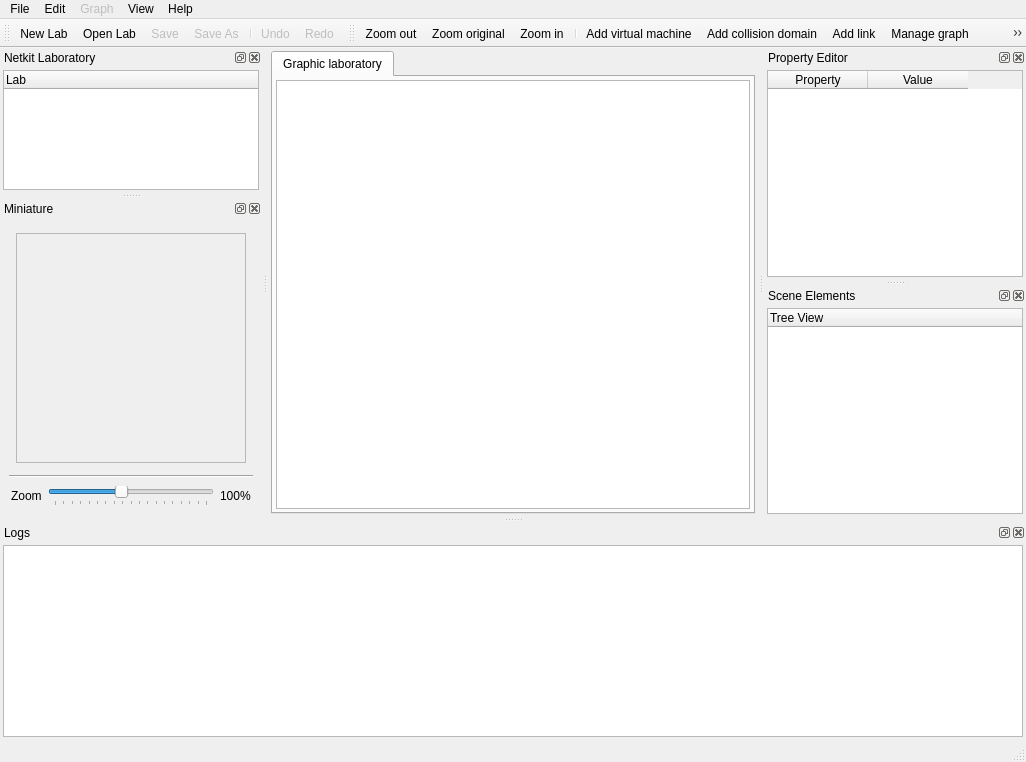
<ui version="4.0" >
 <class>NetkitMainWindow</class>
 <widget class="QMainWindow" name="NetkitMainWindow" >
  <property name="geometry" >
   <rect>
    <x>0</x>
    <y>0</y>
    <width>1026</width>
    <height>762</height>
   </rect>
  </property>
  <property name="windowTitle" >
   <string>Visual Netkit</string>
  </property>
  <property name="dockOptions" >
   <set>QMainWindow::AllowTabbedDocks|QMainWindow::AnimatedDocks|QMainWindow::VerticalTabs</set>
  </property>
  <widget class="QWidget" name="centralwidget" >
   <property name="geometry" >
    <rect>
     <x>268</x>
     <y>71</y>
     <width>490</width>
     <height>464</height>
    </rect>
   </property>
   <layout class="QVBoxLayout" >
    <property name="spacing" >
     <number>3</number>
    </property>
    <property name="margin" >
     <number>3</number>
    </property>
    <item>
     <widget class="QTabWidget" name="centralTabWidget" >
      <property name="currentIndex" >
       <number>0</number>
      </property>
      <widget class="QWidget" name="tabGraphic" >
       <property name="geometry" >
        <rect>
         <x>0</x>
         <y>0</y>
         <width>480</width>
         <height>428</height>
        </rect>
       </property>
       <attribute name="title" >
        <string>Graphic laboratory</string>
       </attribute>
       <layout class="QVBoxLayout" >
        <property name="spacing" >
         <number>0</number>
        </property>
        <property name="margin" >
         <number>3</number>
        </property>
        <item>
         <widget class="GraphicsView" name="graphicsView" />
        </item>
       </layout>
      </widget>
     </widget>
    </item>
   </layout>
  </widget>
  <widget class="QMenuBar" name="menubar" >
   <property name="geometry" >
    <rect>
     <x>0</x>
     <y>0</y>
     <width>1026</width>
     <height>32</height>
    </rect>
   </property>
   <widget class="QMenu" name="menuFile" >
    <property name="title" >
     <string>File</string>
    </property>
    <widget class="QMenu" name="menuRecent_Labs" >
     <property name="title" >
      <string>Recent Labs</string>
     </property>
     <addaction name="separator" />
     <addaction name="actionClearMenu" />
    </widget>
    <addaction name="actionNewLab" />
    <addaction name="actionOpenLab" />
    <addaction name="menuRecent_Labs" />
    <addaction name="separator" />
    <addaction name="actionSave" />
    <addaction name="actionSaveAs" />
    <addaction name="separator" />
    <addaction name="actionCloseLab" />
    <addaction name="separator" />
    <addaction name="actionQuit" />
   </widget>
   <widget class="QMenu" name="menuEdit" >
    <property name="title" >
     <string>Edit</string>
    </property>
    <addaction name="actionUndo" />
    <addaction name="actionRedo" />
    <addaction name="separator" />
   </widget>
   <widget class="QMenu" name="menuGraph" >
    <property name="enabled" >
     <bool>false</bool>
    </property>
    <property name="title" >
     <string>Graph</string>
    </property>
    <widget class="QMenu" name="menuZoom" >
     <property name="title" >
      <string>Zoom</string>
     </property>
     <addaction name="actionZoomIn" />
     <addaction name="actionZoomOut" />
     <addaction name="actionZoomOriginal" />
    </widget>
    <widget class="QMenu" name="menuExportAs" >
     <property name="title" >
      <string>Export as...</string>
     </property>
     <addaction name="actionSVGImage" />
     <addaction name="actionPDFImage" />
     <addaction name="actionPNGImage" />
    </widget>
    <widget class="QMenu" name="menuSize" >
     <property name="title" >
      <string>Scene size</string>
     </property>
     <addaction name="actionSmall" />
     <addaction name="actionNormal" />
     <addaction name="actionBig" />
     <addaction name="actionHuge" />
    </widget>
    <addaction name="menuZoom" />
    <addaction name="menuSize" />
    <addaction name="separator" />
    <addaction name="actionAddVirtualMachine" />
    <addaction name="actionAddCollisionDomain" />
    <addaction name="actionAddLink" />
    <addaction name="actionManageGraph" />
    <addaction name="actionSelectionTool" />
    <addaction name="separator" />
    <addaction name="menuExportAs" />
   </widget>
   <widget class="QMenu" name="menuHelp" >
    <property name="title" >
     <string>Help</string>
    </property>
    <addaction name="actionAbout_Visual_Netkit" />
   </widget>
   <widget class="QMenu" name="menuView" >
    <property name="title" >
     <string>View</string>
    </property>
   </widget>
   <addaction name="menuFile" />
   <addaction name="menuEdit" />
   <addaction name="menuGraph" />
   <addaction name="menuView" />
   <addaction name="menuHelp" />
  </widget>
  <widget class="QStatusBar" name="statusbar" >
   <property name="geometry" >
    <rect>
     <x>0</x>
     <y>737</y>
     <width>1026</width>
     <height>25</height>
    </rect>
   </property>
  </widget>
  <widget class="QToolBar" name="toolBarGeneralActions" >
   <property name="geometry" >
    <rect>
     <x>0</x>
     <y>32</y>
     <width>228</width>
     <height>39</height>
    </rect>
   </property>
   <property name="windowTitle" >
    <string>General Toolbar</string>
   </property>
   <attribute name="toolBarArea" >
    <enum>TopToolBarArea</enum>
   </attribute>
   <attribute name="toolBarBreak" >
    <bool>false</bool>
   </attribute>
   <addaction name="actionNewLab" />
   <addaction name="actionOpenLab" />
   <addaction name="actionSave" />
   <addaction name="actionSaveAs" />
   <addaction name="separator" />
   <addaction name="actionUndo" />
   <addaction name="actionRedo" />
  </widget>
  <widget class="QDockWidget" name="dockLab" >
   <property name="geometry" >
    <rect>
     <x>0</x>
     <y>71</y>
     <width>262</width>
     <height>123</height>
    </rect>
   </property>
   <property name="floating" >
    <bool>false</bool>
   </property>
   <property name="features" >
    <set>QDockWidget::AllDockWidgetFeatures</set>
   </property>
   <property name="allowedAreas" >
    <set>Qt::AllDockWidgetAreas</set>
   </property>
   <property name="windowTitle" >
    <string>Netkit Laboratory</string>
   </property>
   <attribute name="dockWidgetArea" >
    <number>1</number>
   </attribute>
   <widget class="QWidget" name="dockWidgetContents" >
    <property name="geometry" >
     <rect>
      <x>0</x>
      <y>23</y>
      <width>262</width>
      <height>100</height>
     </rect>
    </property>
    <layout class="QVBoxLayout" >
     <property name="margin" >
      <number>3</number>
     </property>
     <item>
      <widget class="QTreeWidget" name="labTree" >
       <property name="frameShape" >
        <enum>QFrame::StyledPanel</enum>
       </property>
       <property name="frameShadow" >
        <enum>QFrame::Sunken</enum>
       </property>
       <property name="columnCount" >
        <number>1</number>
       </property>
       <column>
        <property name="text" >
         <string>Lab</string>
        </property>
       </column>
      </widget>
     </item>
    </layout>
   </widget>
  </widget>
  <widget class="QDockWidget" name="dockProperty" >
   <property name="geometry" >
    <rect>
     <x>764</x>
     <y>71</y>
     <width>262</width>
     <height>229</height>
    </rect>
   </property>
   <property name="allowedAreas" >
    <set>Qt::AllDockWidgetAreas</set>
   </property>
   <property name="windowTitle" >
    <string>Property Editor</string>
   </property>
   <attribute name="dockWidgetArea" >
    <number>2</number>
   </attribute>
   <widget class="QWidget" name="dockWidgetContents_4" >
    <property name="geometry" >
     <rect>
      <x>0</x>
      <y>23</y>
      <width>262</width>
      <height>206</height>
     </rect>
    </property>
    <layout class="QVBoxLayout" >
     <property name="margin" >
      <number>3</number>
     </property>
     <item>
      <widget class="QTableWidget" name="propertyTable" >
       <property name="alternatingRowColors" >
        <bool>true</bool>
       </property>
       <property name="showGrid" >
        <bool>true</bool>
       </property>
       <property name="wordWrap" >
        <bool>false</bool>
       </property>
       <column>
        <property name="text" >
         <string>Property</string>
        </property>
       </column>
       <column>
        <property name="text" >
         <string>Value</string>
        </property>
       </column>
      </widget>
     </item>
    </layout>
   </widget>
  </widget>
  <widget class="QDockWidget" name="dockMiniature" >
   <property name="geometry" >
    <rect>
     <x>0</x>
     <y>200</y>
     <width>262</width>
     <height>335</height>
    </rect>
   </property>
   <property name="maximumSize" >
    <size>
     <width>16777215</width>
     <height>16777215</height>
    </size>
   </property>
   <property name="windowTitle" >
    <string>Miniature</string>
   </property>
   <attribute name="dockWidgetArea" >
    <number>1</number>
   </attribute>
   <widget class="QWidget" name="dockWidgetContents_6" >
    <property name="geometry" >
     <rect>
      <x>0</x>
      <y>23</y>
      <width>262</width>
      <height>312</height>
     </rect>
    </property>
    <layout class="QVBoxLayout" >
     <item>
      <layout class="QHBoxLayout" >
       <property name="margin" >
        <number>6</number>
       </property>
       <item>
        <widget class="QGraphicsView" name="labMiniature" >
         <property name="enabled" >
          <bool>false</bool>
         </property>
         <property name="minimumSize" >
          <size>
           <width>230</width>
           <height>230</height>
          </size>
         </property>
         <property name="maximumSize" >
          <size>
           <width>230</width>
           <height>230</height>
          </size>
         </property>
        </widget>
       </item>
      </layout>
     </item>
     <item>
      <widget class="Line" name="line" >
       <property name="orientation" >
        <enum>Qt::Horizontal</enum>
       </property>
      </widget>
     </item>
     <item>
      <layout class="QHBoxLayout" >
       <property name="margin" >
        <number>2</number>
       </property>
       <item>
        <widget class="QLabel" name="label" >
         <property name="text" >
          <string>Zoom</string>
         </property>
        </widget>
       </item>
       <item>
        <widget class="QSlider" name="zoomSlider" >
         <property name="minimum" >
          <number>20</number>
         </property>
         <property name="maximum" >
          <number>200</number>
         </property>
         <property name="singleStep" >
          <number>10</number>
         </property>
         <property name="value" >
          <number>99</number>
         </property>
         <property name="orientation" >
          <enum>Qt::Horizontal</enum>
         </property>
         <property name="tickPosition" >
          <enum>QSlider::TicksBelow</enum>
         </property>
         <property name="tickInterval" >
          <number>10</number>
         </property>
        </widget>
       </item>
       <item>
        <widget class="QLabel" name="zoomLabel" >
         <property name="text" >
          <string>100%</string>
         </property>
        </widget>
       </item>
      </layout>
     </item>
     <item>
      <spacer>
       <property name="orientation" >
        <enum>Qt::Vertical</enum>
       </property>
       <property name="sizeHint" stdset="0" >
        <size>
         <width>20</width>
         <height>40</height>
        </size>
       </property>
      </spacer>
     </item>
    </layout>
   </widget>
  </widget>
  <widget class="QDockWidget" name="dockTreeView" >
   <property name="geometry" >
    <rect>
     <x>764</x>
     <y>306</y>
     <width>262</width>
     <height>229</height>
    </rect>
   </property>
   <property name="windowTitle" >
    <string>Scene Elements</string>
   </property>
   <attribute name="dockWidgetArea" >
    <number>2</number>
   </attribute>
   <widget class="QWidget" name="dockWidgetContents_2" >
    <property name="geometry" >
     <rect>
      <x>0</x>
      <y>23</y>
      <width>262</width>
      <height>206</height>
     </rect>
    </property>
    <layout class="QVBoxLayout" >
     <property name="margin" >
      <number>3</number>
     </property>
     <item>
      <widget class="QTreeWidget" name="sceneTree" >
       <property name="iconSize" >
        <size>
         <width>32</width>
         <height>32</height>
        </size>
       </property>
       <property name="columnCount" >
        <number>1</number>
       </property>
       <column>
        <property name="text" >
         <string>Tree View</string>
        </property>
       </column>
      </widget>
     </item>
    </layout>
   </widget>
  </widget>
  <widget class="QDockWidget" name="dockLog" >
   <property name="geometry" >
    <rect>
     <x>0</x>
     <y>541</y>
     <width>1026</width>
     <height>196</height>
    </rect>
   </property>
   <property name="floating" >
    <bool>false</bool>
   </property>
   <property name="windowTitle" >
    <string>Logs</string>
   </property>
   <attribute name="dockWidgetArea" >
    <number>8</number>
   </attribute>
   <widget class="QWidget" name="dockWidgetContents_3" >
    <property name="geometry" >
     <rect>
      <x>0</x>
      <y>23</y>
      <width>1026</width>
      <height>173</height>
     </rect>
    </property>
    <layout class="QVBoxLayout" >
     <property name="margin" >
      <number>3</number>
     </property>
     <item>
      <widget class="QTextEdit" name="logText" >
       <property name="cursor" stdset="0" >
        <cursorShape>ArrowCursor</cursorShape>
       </property>
       <property name="mouseTracking" >
        <bool>false</bool>
       </property>
       <property name="contextMenuPolicy" >
        <enum>Qt::DefaultContextMenu</enum>
       </property>
       <property name="acceptDrops" >
        <bool>false</bool>
       </property>
       <property name="undoRedoEnabled" >
        <bool>false</bool>
       </property>
       <property name="readOnly" >
        <bool>true</bool>
       </property>
      </widget>
     </item>
    </layout>
   </widget>
  </widget>
  <widget class="QToolBar" name="toolBarDrawing" >
   <property name="enabled" >
    <bool>true</bool>
   </property>
   <property name="geometry" >
    <rect>
     <x>228</x>
     <y>32</y>
     <width>798</width>
     <height>39</height>
    </rect>
   </property>
   <property name="windowTitle" >
    <string>Drawing Toolbar</string>
   </property>
   <attribute name="toolBarArea" >
    <enum>TopToolBarArea</enum>
   </attribute>
   <attribute name="toolBarBreak" >
    <bool>false</bool>
   </attribute>
   <addaction name="actionZoomOut" />
   <addaction name="actionZoomOriginal" />
   <addaction name="actionZoomIn" />
   <addaction name="separator" />
   <addaction name="actionAddVirtualMachine" />
   <addaction name="actionAddCollisionDomain" />
   <addaction name="actionAddLink" />
   <addaction name="actionManageGraph" />
   <addaction name="actionSelectionTool" />
  </widget>
  <action name="actionNetkit_Lab" >
   <property name="checkable" >
    <bool>true</bool>
   </property>
   <property name="checked" >
    <bool>true</bool>
   </property>
   <property name="text" >
    <string>Netkit Lab</string>
   </property>
  </action>
  <action name="actionMiniature" >
   <property name="checkable" >
    <bool>true</bool>
   </property>
   <property name="checked" >
    <bool>true</bool>
   </property>
   <property name="text" >
    <string>Miniature</string>
   </property>
  </action>
  <action name="actionProperty_Editor" >
   <property name="checkable" >
    <bool>true</bool>
   </property>
   <property name="checked" >
    <bool>true</bool>
   </property>
   <property name="text" >
    <string>Property Editor</string>
   </property>
  </action>
  <action name="actionTree_View" >
   <property name="checkable" >
    <bool>true</bool>
   </property>
   <property name="checked" >
    <bool>true</bool>
   </property>
   <property name="text" >
    <string>Tree View</string>
   </property>
  </action>
  <action name="actionLog_Panel" >
   <property name="checkable" >
    <bool>true</bool>
   </property>
   <property name="text" >
    <string>Log Panel</string>
   </property>
  </action>
  <action name="actionAbout_Visual_Netkit" >
   <property name="text" >
    <string>About Visual Netkit</string>
   </property>
  </action>
  <action name="actionNewLab" >
   <property name="icon" >
    <iconset resource="../resources/VisualNetkit.qrc" >
     <normaloff>:/menu/new_icon</normaloff>:/menu/new_icon</iconset>
   </property>
   <property name="text" >
    <string>New Lab</string>
   </property>
   <property name="shortcut" >
    <string>Ctrl+N</string>
   </property>
  </action>
  <action name="actionOpenLab" >
   <property name="icon" >
    <iconset resource="../resources/VisualNetkit.qrc" >
     <normaloff>:/menu/open_icon</normaloff>:/menu/open_icon</iconset>
   </property>
   <property name="text" >
    <string>Open Lab</string>
   </property>
   <property name="shortcut" >
    <string>Ctrl+O</string>
   </property>
  </action>
  <action name="actionClearMenu" >
   <property name="text" >
    <string>Clear Menu</string>
   </property>
  </action>
  <action name="actionSave" >
   <property name="enabled" >
    <bool>false</bool>
   </property>
   <property name="icon" >
    <iconset resource="../resources/VisualNetkit.qrc" >
     <normaloff>:/menu/save_icon</normaloff>:/menu/save_icon</iconset>
   </property>
   <property name="text" >
    <string>Save</string>
   </property>
   <property name="shortcut" >
    <string>Ctrl+S</string>
   </property>
  </action>
  <action name="actionSaveAs" >
   <property name="enabled" >
    <bool>false</bool>
   </property>
   <property name="icon" >
    <iconset resource="../resources/VisualNetkit.qrc" >
     <normaloff>:/menu/save_as_icon</normaloff>:/menu/save_as_icon</iconset>
   </property>
   <property name="text" >
    <string>Save As...</string>
   </property>
  </action>
  <action name="actionCloseLab" >
   <property name="enabled" >
    <bool>false</bool>
   </property>
   <property name="icon" >
    <iconset resource="../resources/VisualNetkit.qrc" >
     <normaloff>:/menu/close_icon</normaloff>:/menu/close_icon</iconset>
   </property>
   <property name="text" >
    <string>Close Lab</string>
   </property>
   <property name="shortcut" >
    <string>Ctrl+W</string>
   </property>
  </action>
  <action name="actionQuit" >
   <property name="icon" >
    <iconset resource="../resources/VisualNetkit.qrc" >
     <normaloff>:/menu/quit_icon</normaloff>:/menu/quit_icon</iconset>
   </property>
   <property name="text" >
    <string>Quit</string>
   </property>
   <property name="shortcut" >
    <string>Ctrl+Q</string>
   </property>
   <property name="menuRole" >
    <enum>QAction::QuitRole</enum>
   </property>
  </action>
  <action name="actionUndo" >
   <property name="enabled" >
    <bool>false</bool>
   </property>
   <property name="icon" >
    <iconset resource="../resources/VisualNetkit.qrc" >
     <normaloff>:/menu/undo_icon</normaloff>:/menu/undo_icon</iconset>
   </property>
   <property name="text" >
    <string>Undo</string>
   </property>
   <property name="shortcut" >
    <string>Ctrl+Z</string>
   </property>
  </action>
  <action name="actionRedo" >
   <property name="enabled" >
    <bool>false</bool>
   </property>
   <property name="icon" >
    <iconset resource="../resources/VisualNetkit.qrc" >
     <normaloff>:/menu/redo_icon</normaloff>:/menu/redo_icon</iconset>
   </property>
   <property name="text" >
    <string>Redo</string>
   </property>
   <property name="shortcut" >
    <string>Ctrl+Shift+Z</string>
   </property>
  </action>
  <action name="actionZoomIn" >
   <property name="enabled" >
    <bool>true</bool>
   </property>
   <property name="icon" >
    <iconset resource="../resources/VisualNetkit.qrc" >
     <normaloff>:/menu/zoom_in_icon</normaloff>:/menu/zoom_in_icon</iconset>
   </property>
   <property name="text" >
    <string>Zoom in</string>
   </property>
   <property name="shortcut" >
    <string>Ctrl++</string>
   </property>
  </action>
  <action name="actionZoomOut" >
   <property name="enabled" >
    <bool>true</bool>
   </property>
   <property name="icon" >
    <iconset resource="../resources/VisualNetkit.qrc" >
     <normaloff>:/menu/zoom_out_icon</normaloff>:/menu/zoom_out_icon</iconset>
   </property>
   <property name="text" >
    <string>Zoom out</string>
   </property>
   <property name="shortcut" >
    <string>Ctrl+-</string>
   </property>
  </action>
  <action name="actionZoomOriginal" >
   <property name="enabled" >
    <bool>true</bool>
   </property>
   <property name="icon" >
    <iconset resource="../resources/VisualNetkit.qrc" >
     <normaloff>:/menu/zoom_original_icon</normaloff>:/menu/zoom_original_icon</iconset>
   </property>
   <property name="text" >
    <string>Zoom original</string>
   </property>
   <property name="shortcut" >
    <string>Ctrl+0</string>
   </property>
  </action>
  <action name="actionAddVirtualMachine" >
   <property name="checkable" >
    <bool>true</bool>
   </property>
   <property name="enabled" >
    <bool>true</bool>
   </property>
   <property name="icon" >
    <iconset resource="../resources/VisualNetkit.qrc" >
     <normaloff>:/menu/vm_icon</normaloff>:/menu/vm_icon</iconset>
   </property>
   <property name="text" >
    <string>Add virtual machine</string>
   </property>
   <property name="autoRepeat" >
    <bool>true</bool>
   </property>
  </action>
  <action name="actionAddCollisionDomain" >
   <property name="checkable" >
    <bool>true</bool>
   </property>
   <property name="enabled" >
    <bool>true</bool>
   </property>
   <property name="icon" >
    <iconset resource="../resources/VisualNetkit.qrc" >
     <normaloff>:/menu/cd_icon</normaloff>:/menu/cd_icon</iconset>
   </property>
   <property name="text" >
    <string>Add collision domain</string>
   </property>
  </action>
  <action name="actionSVGImage" >
   <property name="enabled" >
    <bool>true</bool>
   </property>
   <property name="text" >
    <string>SVG file</string>
   </property>
  </action>
  <action name="actionPDFImage" >
   <property name="enabled" >
    <bool>true</bool>
   </property>
   <property name="text" >
    <string>PDF (A4) file</string>
   </property>
  </action>
  <action name="actionSmall" >
   <property name="checkable" >
    <bool>true</bool>
   </property>
   <property name="text" >
    <string>Small</string>
   </property>
   <property name="toolTip" >
    <string>Small (500x500)</string>
   </property>
  </action>
  <action name="actionNormal" >
   <property name="checkable" >
    <bool>true</bool>
   </property>
   <property name="checked" >
    <bool>true</bool>
   </property>
   <property name="text" >
    <string>Normal</string>
   </property>
   <property name="toolTip" >
    <string>Normal (1000x1000)</string>
   </property>
  </action>
  <action name="actionBig" >
   <property name="checkable" >
    <bool>true</bool>
   </property>
   <property name="text" >
    <string>Big</string>
   </property>
   <property name="toolTip" >
    <string>Big (2000x2000)</string>
   </property>
  </action>
  <action name="actionHuge" >
   <property name="checkable" >
    <bool>true</bool>
   </property>
   <property name="text" >
    <string>Huge</string>
   </property>
   <property name="toolTip" >
    <string>Huge (4000x4000)</string>
   </property>
  </action>
  <action name="actionManageGraph" >
   <property name="checkable" >
    <bool>true</bool>
   </property>
   <property name="icon" >
    <iconset resource="../resources/VisualNetkit.qrc" >
     <normaloff>:/menu/mouse_icon</normaloff>:/menu/mouse_icon</iconset>
   </property>
   <property name="text" >
    <string>Manage graph</string>
   </property>
  </action>
  <action name="actionAddLink" >
   <property name="checkable" >
    <bool>true</bool>
   </property>
   <property name="icon" >
    <iconset resource="../resources/VisualNetkit.qrc" >
     <normaloff>:/menu/link_icon</normaloff>:/menu/link_icon</iconset>
   </property>
   <property name="text" >
    <string>Add link</string>
   </property>
  </action>
  <action name="actionSelectionTool" >
   <property name="checkable" >
    <bool>true</bool>
   </property>
   <property name="icon" >
    <iconset resource="../resources/VisualNetkit.qrc" >
     <normaloff>:/menu/selection</normaloff>:/menu/selection</iconset>
   </property>
   <property name="text" >
    <string>Selection tool</string>
   </property>
  </action>
  <action name="actionPNGImage" >
   <property name="text" >
    <string>PNG image</string>
   </property>
  </action>
 </widget>
 <customwidgets>
  <customwidget>
   <class>GraphicsView</class>
   <extends>QGraphicsView</extends>
   <header>gui/GraphicsView.h</header>
  </customwidget>
 </customwidgets>
 <resources>
  <include location="../resources/VisualNetkit.qrc" />
 </resources>
 <connections/>
</ui>
